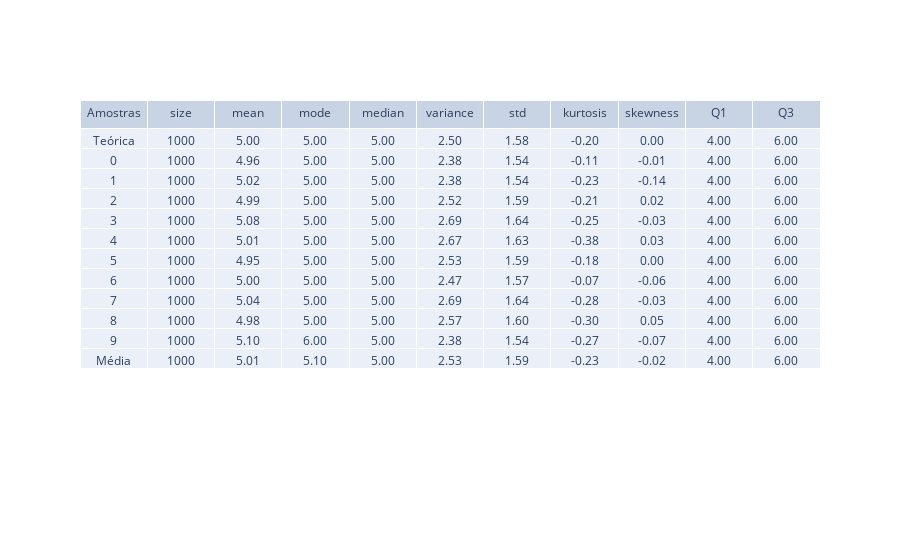

Notebook cell for this chart:
### Code cell
esp, obs = sm.binomial(n=10, p=0.5, size=1000)
table = sm.gerar_tabela(esp,obs)
table_t = list(map(list,zip(*table)))

fig = go.Figure(data=[go.Table(header=dict(values=header),
                 cells=dict(values=table_t, format = formating))])
fig.show()

### Figure 1 — Plotly figure (JSON) as saved in the notebook; plotly's stock layout.template omitted (floating-point values rounded to 4 significant figures; data arrays with more than 128 entries replaced by an {"elided": "..."} marker saying what was removed)
{"data": [{"cells": {"format": [null, "d", ".2f", ".2f", ".2f", ".2f", ".2f", ".2f", ".2f", ".2f", ".2f"], "values": {"elided": "11x12 mixed values"}}, "header": {"values": ["Amostras", "size", "mean", "mode", "median", "variance", "std", "kurtosis", "skewness", "Q1", "Q3"]}, "type": "table"}], "layout": {}}
